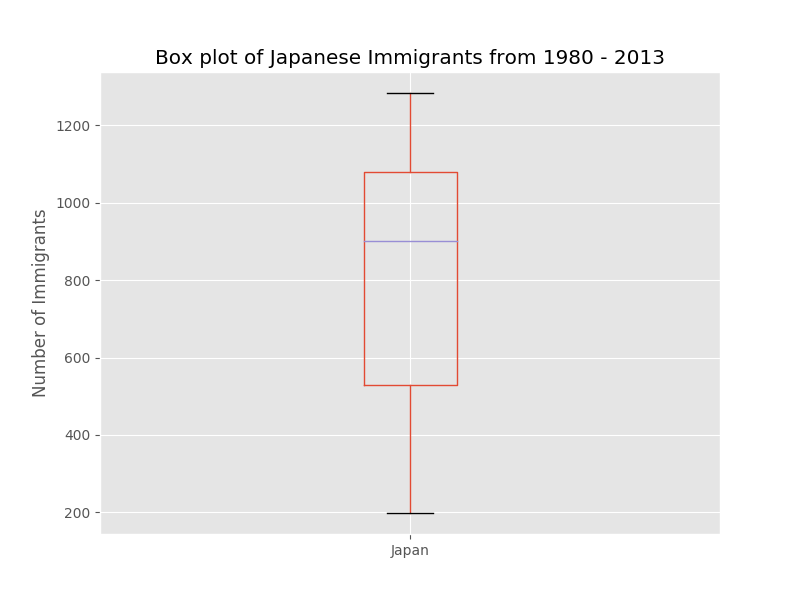

The Python source for this figure:
import numpy as np
import pandas as pd
import matplotlib as mpl
import matplotlib.pyplot as plt


df_can = pd.read_excel("Canada.xlsx",
                        sheet_name="Canada by Citizenship",
                        skiprows=range(20),
                        skipfooter=2)
                        
df_can.drop(['AREA', 'REG', 'DEV', 'Type', 'Coverage'], axis=1, inplace=True)
df_can.rename(columns={'OdName':'Country', 'AreaName':'Continent','RegName':'Region'}, inplace=True)
all(isinstance(column, str) for column in df_can.columns)
df_can.columns = list(map(str, df_can.columns))
df_can.set_index('Country', inplace=True)
df_can['Total'] = df_can.sum(axis=1)

years = list(map(str, range(1980, 2014)))

mpl.style.use('ggplot') # optional: for ggplot-like style

df_japan = df_can.loc[['Japan'], years].transpose()

df_japan.plot(kind='box', figsize=(8, 6))

plt.title('Box plot of Japanese Immigrants from 1980 - 2013')
plt.ylabel('Number of Immigrants')

plt.savefig("BoxPlot.png")